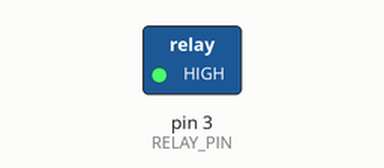
Recording of a sketch running on a simulated Arduino Uno, built with avr-gcc and run on an emulated ATmega328P. On the bench: switched loads named in the sketch (green lamp = pin HIGH). Dashed ring = blinking.

Above: at 0.5 s.
Timing chart, 0 to 4.6 s (numbered marks = the images above):
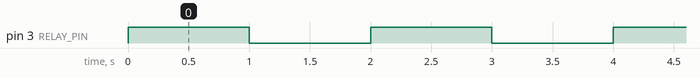

Measured:
- by itself, pin 3 (RELAY_PIN): alternates HIGH for 1.0 s and LOW for 1.0 s

The sketch:

Relay_Test.ino
```cpp
#define RELAY_PIN 3

// the setup function runs once when you press reset or power the board
void setup() {
  // initialize digital pin LED_BUILTIN as an output.
  pinMode(RELAY_PIN, OUTPUT);
}

// the loop function runs over and over again forever
void loop() {
  digitalWrite(RELAY_PIN, HIGH);   // turn the LED on (HIGH is the voltage level)
  delay(1000);                       // wait for a second
  digitalWrite(RELAY_PIN, LOW);    // turn the LED off by making the voltage LOW
  delay(1000);                       // wait for a second
}
```
